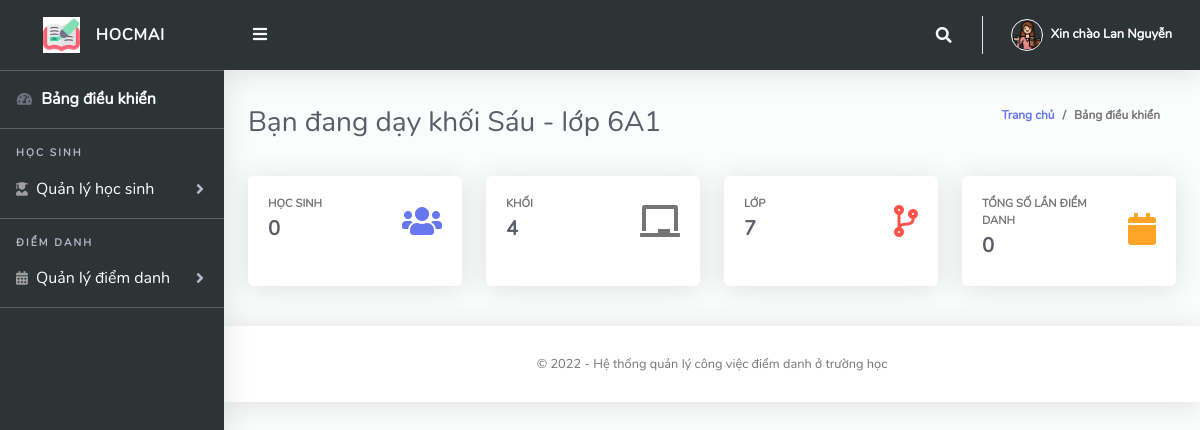
The app's page /ClassTeacher/index.php (signed in) with its own data.
### tables this page shows
CREATE TABLE `giaovien` (
  `Id` int(10) NOT NULL,
  `firstName` varchar(255) NOT NULL,
  `lastName` varchar(255) NOT NULL,
  `email` varchar(255) NOT NULL,
  `password` varchar(255) NOT NULL,
  `phone` varchar(50) NOT NULL,
  `maKhoi` varchar(10) NOT NULL,
  `maLop` varchar(10) NOT NULL,
  `ngayTao` varchar(50) NOT NULL
);

CREATE TABLE `khoi` (
  `Id` int(10) NOT NULL,
  `khoiLop` varchar(255) NOT NULL
);

CREATE TABLE `lop` (
  `Id` int(10) NOT NULL,
  `maKhoi` varchar(10) NOT NULL,
  `tenLop` varchar(255) NOT NULL,
  `trangthaiLop` varchar(10) NOT NULL
);

### ClassTeacher/index.php (the view, shortened to what this page needs)
<?php
include '../Includes/dbcon.php';
$query = "SELECT k.khoiLop,l.tenLop
    FROM giaovien g
    INNER JOIN khoi k ON k.Id = g.maKhoi
    INNER JOIN lop l ON l.Id = g.maLop
    Where g.Id = '$_SESSION[userId]'";
$rs = $conn->query($query);
$rrw = $rs->fetch_assoc();
?>
<!DOCTYPE html>
<html lang="en">
<head>
  <link rel="stylesheet" href="https://cdnjs.cloudflare.com/ajax/libs/font-awesome/5.8.2/css/all.min.css"/>
  <link href="../vendor/bootstrap/css/bootstrap.min.css" rel="stylesheet" type="text/css">
  <link href="css/style.css" rel="stylesheet">
</head>
<body id="page-top">
  <div id="wrapper">
    <?php include "Includes/sidebar.php"; ?>
    <div id="content-wrapper" class="d-flex flex-column">
      <div id="content">
        <?php include "Includes/topbar.php"; ?>
        <div class="container-fluid" id="container-wrapper">
          <div class="d-sm-flex align-items-center justify-content-between mb-4">
            <h1 class="h3 mb-0 text-gray-800">Bạn đang dạy khối <?php echo $rrw['khoiLop'] . ' - lớp ' . $rrw['tenLop']; ?></h1>
            <ol class="breadcrumb">
              <li class="breadcrumb-item"><a href="./">Trang chủ</a></li>
              <li class="breadcrumb-item active" aria-current="page">Bảng điều khiển</li>
            </ol>
          </div>
          <div class="row mb-3">
            <?php
            $query1 = mysqli_query($conn, "SELECT * from hocsinh where maKhoi = '$_SESSION[maKhoi]' and maLop = '$_SESSION[maLop]'");
            $students = mysqli_num_rows($query1);
            ?>
            <div class="col-xl-3 col-md-6 mb-4">
              <div class="card h-100">
                <div class="card-body">
                  <div class="row no-gutters align-items-center">
                    <div class="col mr-2">
                      <div class="text-xs font-weight-bold text-uppercase mb-1">Học sinh</div>
                      <div class="h5 mb-0 mr-3 font-weight-bold text-gray-800"><?php echo $students; ?></div>
                    </div>
                    <div class="col-auto">
                      <i class="fas fa-users fa-2x text-primary"></i>
                    </div>
                  </div>
                </div>
              </div>
            </div>
            <?php
            $query1 = mysqli_query($conn, "SELECT * from khoi");
            $class = mysqli_num_rows($query1);
            ?>
            <div class="col-xl-3 col-md-6 mb-4">
              <div class="card h-100">
                <div class="card-body">
                  <div class="row align-items-center">
                    <div class="col mr-2">
                      <div class="text-xs font-weight-bold text-uppercase mb-1">Khối</div>
                      <div class="h5 mb-0 font-weight-bold text-gray-800"><?php echo $class; ?></div>
                    </div>
                    <div class="col-auto">
                      <i class="fas fa-chalkboard fa-2x text-secondary"></i>
                    </div>
                  </div>
                </div>
              </div>
            </div>
            <?php
            $query1 = mysqli_query($conn, "SELECT * from lop");
            $classArms = mysqli_num_rows($query1);
            ?>
            <div class="col-xl-3 col-md-6 mb-4">
              <div class="card h-100">
                <div class="card-body">
                  <div class="row no-gutters align-items-center">
                    <div class="col mr-2">
                      <div class="text-xs font-weight-bold text-uppercase mb-1">Lớp</div>
                      <div class="h5 mb-0 font-weight-bold text-gray-800"><?php echo $classArms; ?></div>
                    </div>
                    <div class="col-auto">
                      <i class="fas fa-code-branch fa-2x text-danger"></i>
                    </div>
                  </div>
                </div>
              </div>
            </div>
            <?php
            $query1 = mysqli_query($conn, "SELECT * from diemdanh where maKhoi = '$_SESSION[maKhoi]' and maLop = '$_SESSION[maLop]'");
            $totAttendance = mysqli_num_rows($query1);
            ?>
            <div class="col-xl-3 col-md-6 mb-4">
              <div class="card h-100">
                <div class="card-body">
                  <div class="row no-gutters align-items-center">
                    <div class="col mr-2">
                      <div class="text-xs font-weight-bold text-uppercase mb-1">Tổng số lần điểm danh</div>
                      <div class="h5 mb-0 font-weight-bold text-gray-800"><?php echo $totAttendance; ?></div>
                    </div>
                    <div class="col-auto">
                      <i class="fas fa-calendar fa-2x text-warning"></i>
                    </div>
                  </div>
                </div>
              </div>
            </div>
          </div>
        </div>
        <?php include 'includes/footer.php'; ?>
      </div>
    </div>
</body>
</html>

### ClassTeacher/Includes/topbar.php (shortened to what this page needs)
<?php
  $query = "SELECT * FROM giaovien WHERE Id = ".$_SESSION['userId']."";
  $rs = $conn->query($query);
  $rows = $rs->fetch_assoc();
  $fullName = $rows['firstName']." ".$rows['lastName'];
?>
<nav class="navbar navbar-expand navbar-light bg-gradient-primary topbar mb-4 static-top">
          <button id="sidebarToggleTop" class="btn btn-link rounded-circle mr-3">
            <i class="fa fa-bars"></i>
          </button>
          <ul class="navbar-nav ml-auto">
            <li class="nav-item dropdown no-arrow">
              <a class="nav-link dropdown-toggle" href="#" id="searchDropdown" role="button" data-toggle="dropdown"
                aria-haspopup="true" aria-expanded="false">
                <i class="fas fa-search fa-fw"></i>
              </a>
            </li>
            <li class="nav-item dropdown no-arrow">
              <a class="nav-link dropdown-toggle" href="#" id="userDropdown" role="button" data-toggle="dropdown"
                aria-haspopup="true" aria-expanded="false">
                <img class="img-profile rounded-circle" src="img/user-icn.png" style="max-width: 60px">
                <span class="ml-2 d-none d-lg-inline text-white small"><b>Xin chào <?php echo $fullName;?></b></span>
              </a>
            </li>
          </ul>
        </nav>

### ClassTeacher/css/style.css (style rules this page uses)
html { position: relative; min-height: 100%; font-family: Nunito }
body { height: 100% }
#wrapper { display: -webkit-box; display: -ms-flexbox; display: flex }
#wrapper #content-wrapper { background-color: #fafdfb; width: 100%; overflow-x: hidden }
#wrapper #content-wrapper #content { -webkit-box-flex: 1; -ms-flex: 1 0 auto; flex: 1 0 auto }
.container, .container-fluid, .container-login { padding-left: 1.5rem; padding-right: 1.5rem }
.bg-gradient-primary { background-color: #2d3436; background-size: cover }
.text-xs { font-size: .7rem }
.text-gray-800 { color: #5a5c69 !important }
.dropdown.no-arrow .dropdown-toggle::after { display: none }
.sidebar .nav-item.dropdown .dropdown-toggle::after, .topbar .nav-item.dropdown .dropdown-toggle::after { width: 1rem; text-align: center; float: right; vertical-align: 0; border: 0; font-weight: 900; content: '\f105'; font-family: 'Font Awesome 5 Free' }
.sidebar .nav-item .nav-link, .topbar .nav-item .nav-link { position: relative }
.sidebar .nav-item .nav-link .img-profile, .topbar .nav-item .nav-link .img-profile { height: 2rem; width: 2rem; border: 1px solid #fafafa }
.topbar { height: 4.375rem; z-index: 2; -webkit-box-shadow: 0 .15rem 1.75rem 0 rgba(58, 59, 69, .15) !important; box-shadow: 0 .15rem 1.75rem 0 rgba(58, 59, 69, .15) !important }
.topbar #sidebarToggleTop { height: 2.5rem; width: 2.5rem; -webkit-box-shadow: 0 0 !important; box-shadow: 0 0 !important }
.topbar .nav-item .nav-link { height: 4.375rem; display: -webkit-box; display: -ms-flexbox; display: flex; -webkit-box-align: center; -ms-flex-align: center; align-items: center; padding: 0 .75rem }
.topbar .dropdown { position: static }
@media (min-width:576px) { .topbar .dropdown { position: relative } }
.topbar.navbar-light .navbar-nav .nav-item .nav-link { color: #fafafa; transition: all .3s ease-in-out; -webkit-transition: all .3s ease-in-out }
.breadcrumb { background-color: transparent; font-size: 12px; font-weight: 700 }
.card { -webkit-box-shadow: 0 .15rem 1.75rem 0 rgba(58, 59, 69, .15) !important; box-shadow: 0 .15rem 1.75rem 0 rgba(58, 59, 69, .15) !important }

### records on screen
giaovien: fullName "Lan Nguyễn"
khoi: khoiLop "Sáu", lop.tenLop "6A1"

### other values on screen
$students "0"
$class "4"
$classArms "7"
$totAttendance "0"
